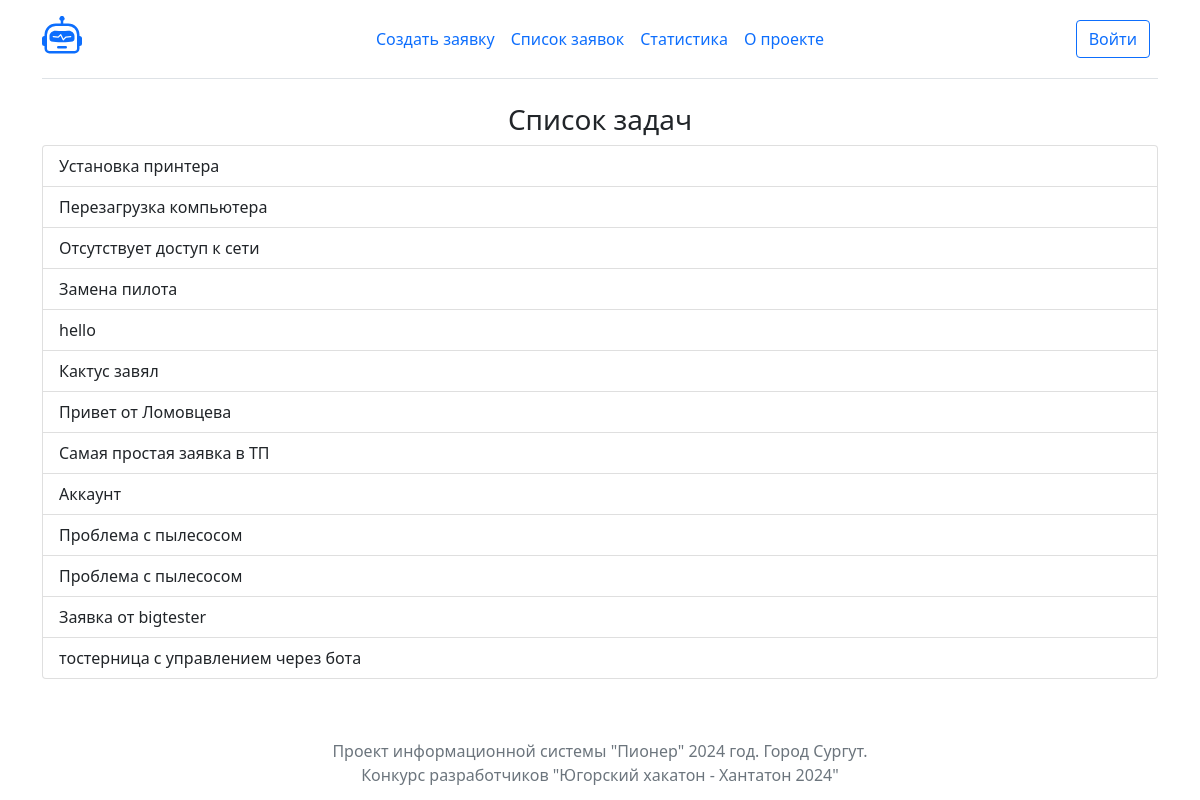
/tasks/, run on the app's committed database.
### tasks/models.py (models this page shows, shortened)
class Task(models.Model):
    title = models.CharField(max_length=1024)
    message = models.TextField()
    authors = models.CharField(max_length=1024)
    contractor = models.ForeignKey(User, on_delete=models.CASCADE, null=True)
    created = models.DateTimeField("date published", auto_now_add= True)
    closed = models.BooleanField(default=False)
    typetask = models.ForeignKey(TypeTask, on_delete=models.CASCADE, null=True)

### tasks/views.py (the view)
# urls.py: path('tasks/', views.tasks_list, name='task list'),
def tasks_list(request):
    tasks_list_to_page = Task.objects.all()
    return render(request, 'tasks/task_list.html', {'task_list': tasks_list_to_page})

### tasks/templates/tasks/task_list.html
{% extends "tasks/base.html" %}
{% block content %}
    <div class="container">
        <div class="row">
            <div class="col-lg-12">
                <h3 class="text-center text">Список задач</h3>
                {% if task_list %}
                <div class="list-group">
                    {% for task in task_list %}
                        <a href='/task/{{ task.id }}/' class="list-group-item list-group-item-action">{{ task.title }}</a>
                    {% endfor %}
                {% else %}
                    <p>Список заявок пуст</p>
                </div>
                {% endif %}
            </div>
        </div>
    </div>
{% endblock %}

### data on the page
Task: title "Установка принтера"
Task: title "Перезагрузка компьютера"
Task: title "Отсутствует доступ к сети"
Task: title "Замена пилота"
Task: title "hello"
Task: title "Кактус завял"
Task: title "Привет от Ломовцева"
Task: title "Самая простая заявка в ТП"
Task: title "Аккаунт"
Task: title "Проблема с пылесосом"
Task: title "Проблема с пылесосом"
Task: title "Заявка от bigtester"
Task: title "тостерница с управлением через бота"
